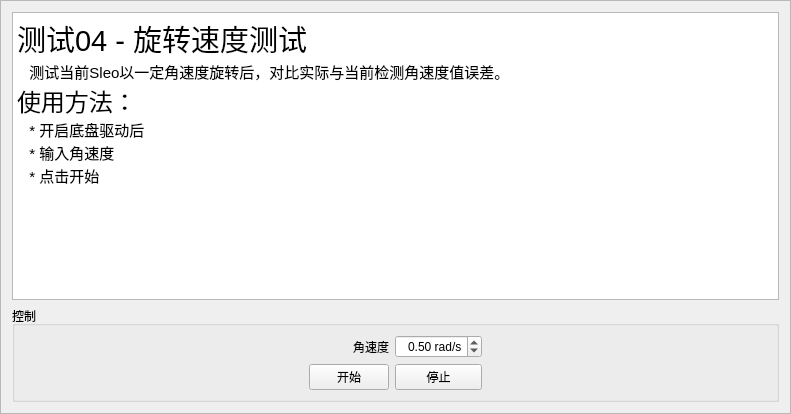
<?xml version="1.0" encoding="UTF-8"?>
<ui version="4.0">
 <class>angular_speed_frame</class>
 <widget class="QFrame" name="angular_speed_frame">
  <property name="geometry">
   <rect>
    <x>0</x>
    <y>0</y>
    <width>791</width>
    <height>414</height>
   </rect>
  </property>
  <property name="windowTitle">
   <string>Frame</string>
  </property>
  <property name="frameShape">
   <enum>QFrame::StyledPanel</enum>
  </property>
  <property name="frameShadow">
   <enum>QFrame::Raised</enum>
  </property>
  <layout class="QVBoxLayout" name="verticalLayout">
   <item>
    <widget class="QTextBrowser" name="text_browser">
     <property name="autoFormatting">
      <set>QTextEdit::AutoAll</set>
     </property>
     <property name="tabChangesFocus">
      <bool>true</bool>
     </property>
     <property name="documentTitle">
      <string/>
     </property>
     <property name="html">
      <string>&lt;!DOCTYPE HTML PUBLIC &quot;-//W3C//DTD HTML 4.0//EN&quot; &quot;http://www.w3.org/TR/REC-html40/strict.dtd&quot;&gt;
&lt;html&gt;&lt;head&gt;&lt;meta name=&quot;qrichtext&quot; content=&quot;1&quot; /&gt;&lt;style type=&quot;text/css&quot;&gt;
p, li { white-space: pre-wrap; }
&lt;/style&gt;&lt;/head&gt;&lt;body style=&quot; font-family:'Ubuntu'; font-size:11pt; font-weight:400; font-style:normal;&quot;&gt;
&lt;p style=&quot; margin-top:0px; margin-bottom:0px; margin-left:0px; margin-right:0px; -qt-block-indent:0; text-indent:0px;&quot;&gt;&lt;span style=&quot; font-size:22pt;&quot;&gt;测试04 - 旋转速度测试&lt;/span&gt;&lt;/p&gt;
&lt;p style=&quot; margin-top:0px; margin-bottom:0px; margin-left:0px; margin-right:0px; -qt-block-indent:0; text-indent:0px;&quot;&gt;   测试当前Sleo以一定角速度旋转后，对比实际与当前检测角速度值误差。&lt;/p&gt;
&lt;p style=&quot; margin-top:0px; margin-bottom:0px; margin-left:0px; margin-right:0px; -qt-block-indent:0; text-indent:0px;&quot;&gt;&lt;span style=&quot; font-size:18pt;&quot;&gt;使用方法：&lt;/span&gt;&lt;/p&gt;
&lt;p style=&quot; margin-top:0px; margin-bottom:0px; margin-left:0px; margin-right:0px; -qt-block-indent:0; text-indent:0px;&quot;&gt;   * 开启底盘驱动后&lt;/p&gt;
&lt;p style=&quot; margin-top:0px; margin-bottom:0px; margin-left:0px; margin-right:0px; -qt-block-indent:0; text-indent:0px;&quot;&gt;   * 输入角速度&lt;/p&gt;
&lt;p style=&quot; margin-top:0px; margin-bottom:0px; margin-left:0px; margin-right:0px; -qt-block-indent:0; text-indent:0px;&quot;&gt;   * 点击开始&lt;/p&gt;&lt;/body&gt;&lt;/html&gt;</string>
     </property>
     <property name="openLinks">
      <bool>false</bool>
     </property>
    </widget>
   </item>
   <item>
    <widget class="QGroupBox" name="groupBox">
     <property name="title">
      <string>控制</string>
     </property>
     <layout class="QGridLayout" name="gridLayout">
      <item row="1" column="0" colspan="2">
       <spacer name="horizontalSpacer_6">
        <property name="orientation">
         <enum>Qt::Horizontal</enum>
        </property>
        <property name="sizeHint" stdset="0">
         <size>
          <width>181</width>
          <height>20</height>
         </size>
        </property>
       </spacer>
      </item>
      <item row="1" column="2">
       <widget class="QPushButton" name="start_button">
        <property name="text">
         <string>开始</string>
        </property>
       </widget>
      </item>
      <item row="1" column="3">
       <widget class="QPushButton" name="stop_button">
        <property name="text">
         <string>停止</string>
        </property>
       </widget>
      </item>
      <item row="0" column="0">
       <spacer name="horizontalSpacer_5">
        <property name="orientation">
         <enum>Qt::Horizontal</enum>
        </property>
        <property name="sizeHint" stdset="0">
         <size>
          <width>96</width>
          <height>17</height>
         </size>
        </property>
       </spacer>
      </item>
      <item row="1" column="4" colspan="2">
       <spacer name="horizontalSpacer_4">
        <property name="orientation">
         <enum>Qt::Horizontal</enum>
        </property>
        <property name="sizeHint" stdset="0">
         <size>
          <width>167</width>
          <height>20</height>
         </size>
        </property>
       </spacer>
      </item>
      <item row="0" column="5">
       <spacer name="horizontalSpacer_3">
        <property name="orientation">
         <enum>Qt::Horizontal</enum>
        </property>
        <property name="sizeHint" stdset="0">
         <size>
          <width>96</width>
          <height>20</height>
         </size>
        </property>
       </spacer>
      </item>
      <item row="0" column="3">
       <widget class="QDoubleSpinBox" name="speed_spinbox">
        <property name="alignment">
         <set>Qt::AlignRight|Qt::AlignTrailing|Qt::AlignVCenter</set>
        </property>
        <property name="prefix">
         <string/>
        </property>
        <property name="suffix">
         <string> rad/s</string>
        </property>
        <property name="maximum">
         <double>10.000000000000000</double>
        </property>
        <property name="singleStep">
         <double>0.100000000000000</double>
        </property>
        <property name="value">
         <double>0.500000000000000</double>
        </property>
       </widget>
      </item>
      <item row="0" column="2">
       <widget class="QLabel" name="label_4">
        <property name="text">
         <string>角速度</string>
        </property>
        <property name="alignment">
         <set>Qt::AlignRight|Qt::AlignTrailing|Qt::AlignVCenter</set>
        </property>
       </widget>
      </item>
     </layout>
    </widget>
   </item>
  </layout>
 </widget>
 <resources/>
 <connections/>
</ui>
